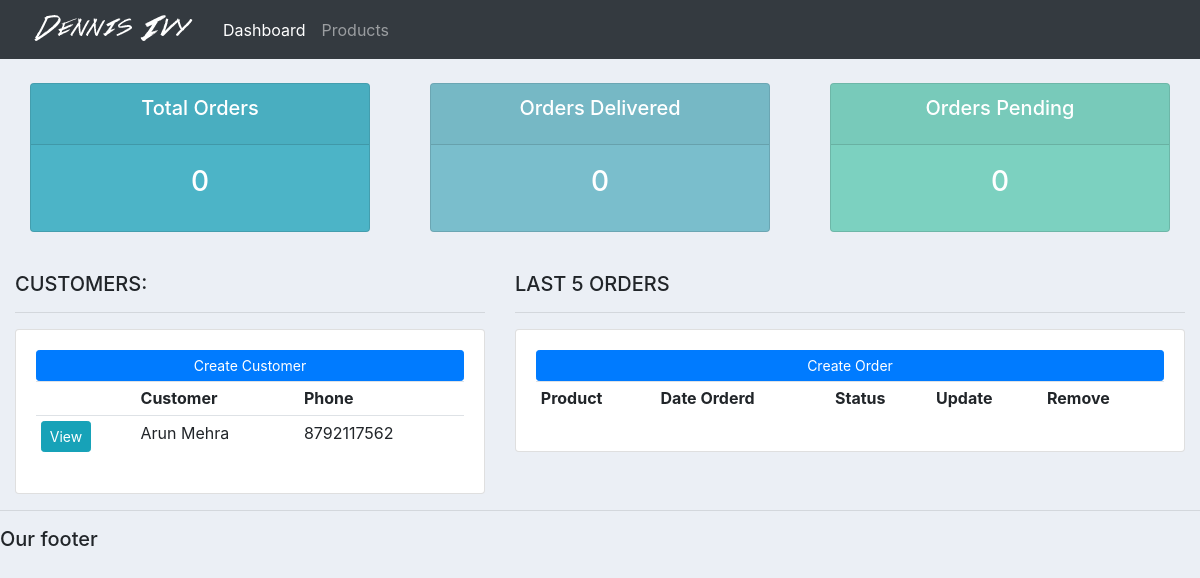
/accounts/, run on an earlier commit of the app's database.
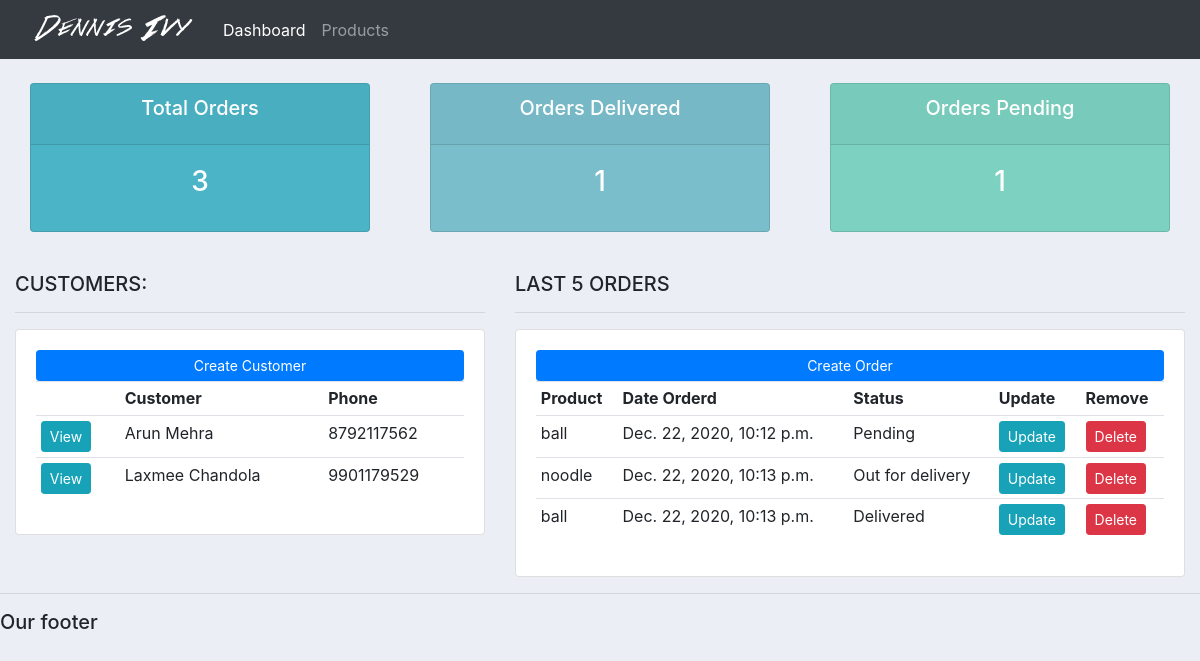
And on a later commit of the database.
### accounts/models.py (models this page shows, shortened)
class Customer(models.Model):
    name = models.CharField(max_length=200, null=True)
    phone = models.CharField(max_length=200, null=True)
    email = models.CharField(max_length=200, null=True)
    date_created = models.DateTimeField(auto_now_add=True, null=True)

class Order(models.Model):
    STATUS = (
        ('Pending', 'Pending'),
        ('Out for delivery', 'Out for delivery'),
        ('Delivered', 'Delivered'),
    )
    customer = models.ForeignKey(Customer, null=True, on_delete=models.SET_NULL)
    product = models.ForeignKey(Products, null=True, on_delete=models.SET_NULL)
    date_created = models.DateTimeField(auto_now_add=True, null=True)
    status = models.CharField(max_length=200, null=True, choices=STATUS)

class Products(models.Model):
    CATEGORY = (
        ('Indoor', 'Indoor'),
        ('Out door', 'Out door'),
    )
    name = models.CharField(max_length=200, null=True)
    price = models.FloatField(null=True)
    category = models.CharField(max_length=200, null=True, choices=CATEGORY)
    description = models.CharField(max_length=200, null=True)
    date_created = models.DateTimeField(auto_now_add=True, null=True)
    tag = models.ManyToManyField(Tag)
    def __str__(self):
        return self.name

### accounts/views.py (the view)
# urls.py: path('', views.home, name='home'),
def home(request):
    customers = Customer.objects.all()
    orders = Order.objects.all()
    total_orders = orders.count()
    pending = orders.filter(status='Pending').count()
    delivered = orders.filter(status='Delivered').count()
    context = {'customers': customers, 'orders': orders, 'total_orders': total_orders, 'pending': pending,
               'delivered': delivered}
    return render(request, 'accounts/dashboard.html', context)

### accounts/templates/accounts/dashboard.html
{%  extends 'accounts/main.html' %}
{% block content %}
{%  include 'accounts/status.html' %}
<br>
<div class="row">
	<div class="col-md-5">
		<h5>CUSTOMERS:</h5>
		<hr>
		<div class="card card-body">
			<a class="btn btn-primary  btn-sm btn-block" href="">Create Customer</a>
			<table class="table table-sm">
				<tr>
					<th></th>
					<th>Customer</th>
					<th>Phone</th>
				</tr>
				{% for customer in customers %}
				<tr>
					<td><a class="btn btn-sm btn-info" href="{% url 'customer' customer.id %}">View</td>
					<td>{{ customer.name }}</td>
					<td>{{ customer.phone }}</td>
				</tr>
				{% endfor %}
			</table>
		</div>
	</div>
	<div class="col-md-7">
		<h5>LAST 5 ORDERS</h5>
		<hr>
		<div class="card card-body">
			<a class="btn btn-primary  btn-sm btn-block" href="{% url 'create_order' %}">Create Order</a>
			<table class="table table-sm">
				<tr>
					<th>Product</th>
					<th>Date Orderd</th>
					<th>Status</th>
					<th>Update</th>
					<th>Remove</th>
				</tr>
				{% for order in orders %}
				<tr>
					<td>{{ order.product }}</td>
					<td>{{ order.date_created}}</td>
					<td>{{ order.status }}</td>
					<td><a class="btn btn-sm btn-info" href="{% url 'update_order' order.id %}">Update</td>
					<td><a class="btn btn-sm btn-danger" href="{% url 'delete_order' order.id %}">Delete</td>
				</tr>
				{% endfor %}
			</table>
		</div>
	</div>
</div>
{% endblock %}

What changed in the data, as far as the page shows it:
added Customer: name "Laxmee Chandola", phone "9901179529"
added Order: product "ball", date_created "Dec. 22, 2020, 10:12 p.m.", status "Pending"
added Order: product "noodle", date_created "Dec. 22, 2020, 10:13 p.m.", status "Out for delivery"
added Order: product "ball", date_created "Dec. 22, 2020, 10:13 p.m.", status "Delivered"
Also different on the page:
{{ total_orders }}: "0" → "3"
{{ delivered }}: "0" → "1"
{{ pending }}: "0" → "1"
